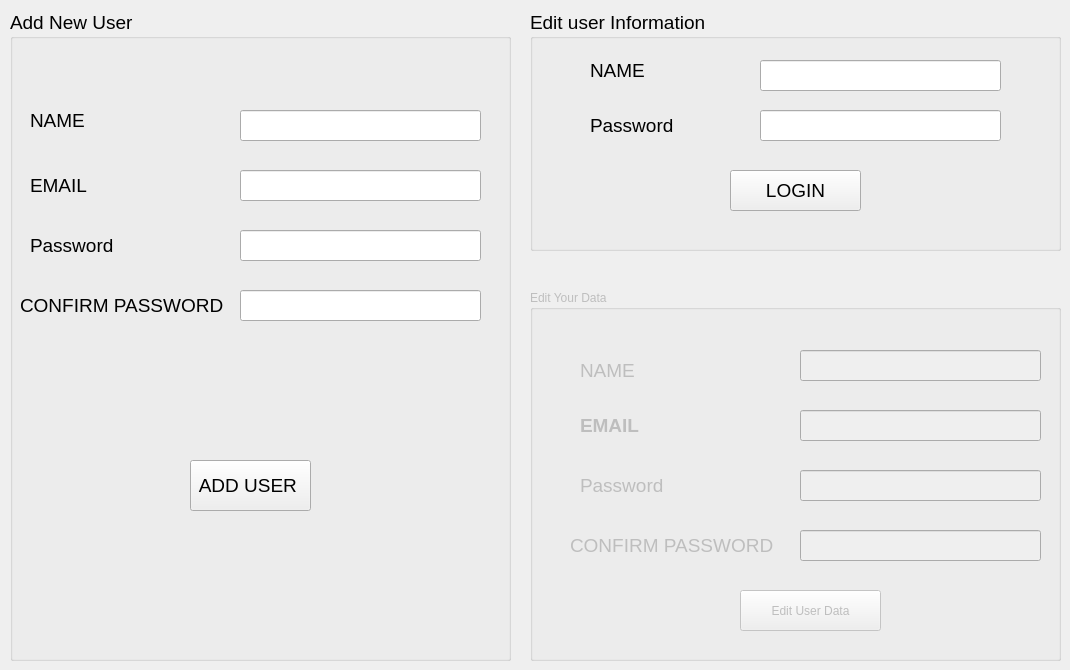
    <widget class="QWidget" name="tab_3">
     <attribute name="title">
      <string>Page</string>
     </attribute>
     <widget class="QGroupBox" name="groupBox">
      <property name="geometry">
       <rect>
        <x>10</x>
        <y>10</y>
        <width>501</width>
        <height>651</height>
       </rect>
      </property>
      <property name="font">
       <font>
        <family>Segoe UI</family>
        <pointsize>14</pointsize>
       </font>
      </property>
      <property name="title">
       <string>Add New User</string>
      </property>
      <widget class="QLabel" name="label_22">
       <property name="geometry">
        <rect>
         <x>20</x>
         <y>90</y>
         <width>91</width>
         <height>41</height>
        </rect>
       </property>
       <property name="font">
        <font>
         <family>Segoe UI</family>
         <pointsize>14</pointsize>
        </font>
       </property>
       <property name="text">
        <string>NAME</string>
       </property>
      </widget>
      <widget class="QLabel" name="label_23">
       <property name="geometry">
        <rect>
         <x>20</x>
         <y>160</y>
         <width>71</width>
         <height>31</height>
        </rect>
       </property>
       <property name="font">
        <font>
         <family>Segoe UI</family>
         <pointsize>14</pointsize>
        </font>
       </property>
       <property name="text">
        <string>EMAIL</string>
       </property>
      </widget>
      <widget class="QLabel" name="label_24">
       <property name="geometry">
        <rect>
         <x>20</x>
         <y>220</y>
         <width>101</width>
         <height>31</height>
        </rect>
       </property>
       <property name="font">
        <font>
         <family>Segoe UI</family>
         <pointsize>14</pointsize>
        </font>
       </property>
       <property name="text">
        <string>Password </string>
       </property>
      </widget>
      <widget class="QLabel" name="label_25">
       <property name="geometry">
        <rect>
         <x>10</x>
         <y>280</y>
         <width>211</width>
         <height>31</height>
        </rect>
       </property>
       <property name="font">
        <font>
         <pointsize>14</pointsize>
        </font>
       </property>
       <property name="text">
        <string>CONFIRM PASSWORD</string>
       </property>
      </widget>
      <widget class="QLineEdit" name="lineEdit_12">
       <property name="geometry">
        <rect>
         <x>230</x>
         <y>100</y>
         <width>241</width>
         <height>31</height>
        </rect>
       </property>
       <property name="text">
        <string/>
       </property>
      </widget>
      <widget class="QLineEdit" name="lineEdit_13">
       <property name="geometry">
        <rect>
         <x>230</x>
         <y>160</y>
         <width>241</width>
         <height>31</height>
        </rect>
       </property>
      </widget>
      <widget class="QLineEdit" name="lineEdit_14">
       <property name="geometry">
        <rect>
         <x>230</x>
         <y>220</y>
         <width>241</width>
         <height>31</height>
        </rect>
       </property>
       <property name="text">
        <string/>
       </property>
       <property name="echoMode">
        <enum>QLineEdit::Password</enum>
       </property>
      </widget>
      <widget class="QLineEdit" name="lineEdit_15">
       <property name="geometry">
        <rect>
         <x>230</x>
         <y>280</y>
         <width>241</width>
         <height>31</height>
        </rect>
       </property>
       <property name="echoMode">
        <enum>QLineEdit::Password</enum>
       </property>
      </widget>
      <widget class="QPushButton" name="pushButton_12">
       <property name="geometry">
        <rect>
         <x>180</x>
         <y>450</y>
         <width>121</width>
         <height>51</height>
        </rect>
       </property>
       <property name="text">
        <string>ADD USER </string>
       </property>
      </widget>
      <widget class="QLabel" name="label_9">
       <property name="geometry">
        <rect>
         <x>100</x>
         <y>350</y>
         <width>301</width>
         <height>31</height>
        </rect>
       </property>
       <property name="text">
        <string/>
       </property>
      </widget>
     </widget>
     <widget class="QGroupBox" name="groupBox_3">
      <property name="geometry">
       <rect>
        <x>530</x>
        <y>10</y>
        <width>531</width>
        <height>241</height>
       </rect>
      </property>
      <property name="font">
       <font>
        <family>Segoe UI</family>
        <pointsize>14</pointsize>
       </font>
      </property>
      <property name="title">
       <string>Edit user Information </string>
      </property>
      <widget class="QLabel" name="label_34">
       <property name="geometry">
        <rect>
         <x>60</x>
         <y>40</y>
         <width>91</width>
         <height>41</height>
        </rect>
       </property>
       <property name="font">
        <font>
         <family>Segoe UI</family>
         <pointsize>14</pointsize>
        </font>
       </property>
       <property name="text">
        <string>NAME</string>
       </property>
      </widget>
      <widget class="QLineEdit" name="lineEdit_24">
       <property name="geometry">
        <rect>
         <x>230</x>
         <y>100</y>
         <width>241</width>
         <height>31</height>
        </rect>
       </property>
       <property name="echoMode">
        <enum>QLineEdit::Password</enum>
       </property>
      </widget>
      <widget class="QLineEdit" name="lineEdit_25">
       <property name="geometry">
        <rect>
         <x>230</x>
         <y>50</y>
         <width>241</width>
         <height>31</height>
        </rect>
       </property>
       <property name="text">
        <string/>
       </property>
      </widget>
      <widget class="QLabel" name="label_35">
       <property name="geometry">
        <rect>
         <x>60</x>
         <y>100</y>
         <width>101</width>
         <height>31</height>
        </rect>
       </property>
       <property name="font">
        <font>
         <family>Segoe UI</family>
         <pointsize>14</pointsize>
        </font>
       </property>
       <property name="text">
        <string>Password </string>
       </property>
      </widget>
      <widget class="QPushButton" name="pushButton_15">
       <property name="geometry">
        <rect>
         <x>200</x>
         <y>160</y>
         <width>131</width>
         <height>41</height>
        </rect>
       </property>
       <property name="text">
        <string>LOGIN</string>
       </property>
      </widget>
     </widget>
     <widget class="QGroupBox" name="groupBox_4">
      <property name="enabled">
       <bool>false</bool>
      </property>
      <property name="geometry">
       <rect>
        <x>530</x>
        <y>290</y>
        <width>531</width>
        <height>371</height>
       </rect>
      </property>
      <property name="title">
       <string>Edit Your Data</string>
      </property>
      <widget class="QLineEdit" name="lineEdit_30">
       <property name="geometry">
        <rect>
         <x>270</x>
         <y>180</y>
         <width>241</width>
         <height>31</height>
        </rect>
       </property>
       <property name="echoMode">
        <enum>QLineEdit::Password</enum>
       </property>
      </widget>
      <widget class="QLineEdit" name="lineEdit_28">
       <property name="geometry">
        <rect>
         <x>270</x>
         <y>120</y>
         <width>241</width>
         <height>31</height>
        </rect>
       </property>
      </widget>
      <widget class="QLabel" name="label_41">
       <property name="geometry">
        <rect>
         <x>50</x>
         <y>180</y>
         <width>101</width>
         <height>31</height>
        </rect>
       </property>
       <property name="font">
        <font>
         <family>Segoe UI</family>
         <pointsize>14</pointsize>
        </font>
       </property>
       <property name="text">
        <string>Password </string>
       </property>
      </widget>
      <widget class="QLabel" name="label_36">
       <property name="geometry">
        <rect>
         <x>50</x>
         <y>60</y>
         <width>91</width>
         <height>41</height>
        </rect>
       </property>
       <property name="font">
        <font>
         <family>Segoe UI</family>
         <pointsize>14</pointsize>
        </font>
       </property>
       <property name="text">
        <string>NAME</string>
       </property>
      </widget>
      <widget class="QLineEdit" name="lineEdit_31">
       <property name="geometry">
        <rect>
         <x>270</x>
         <y>60</y>
         <width>241</width>
         <height>31</height>
        </rect>
       </property>
       <property name="text">
        <string/>
       </property>
      </widget>
      <widget class="QLabel" name="label_39">
       <property name="geometry">
        <rect>
         <x>40</x>
         <y>240</y>
         <width>211</width>
         <height>31</height>
        </rect>
       </property>
       <property name="font">
        <font>
         <family>Segoe UI</family>
         <pointsize>14</pointsize>
        </font>
       </property>
       <property name="text">
        <string>CONFIRM PASSWORD</string>
       </property>
      </widget>
      <widget class="QLineEdit" name="lineEdit_29">
       <property name="geometry">
        <rect>
         <x>270</x>
         <y>240</y>
         <width>241</width>
         <height>31</height>
        </rect>
       </property>
       <property name="echoMode">
        <enum>QLineEdit::Password</enum>
       </property>
      </widget>
      <widget class="QPushButton" name="pushButton_17">
       <property name="geometry">
        <rect>
         <x>210</x>
         <y>300</y>
         <width>141</width>
         <height>41</height>
        </rect>
       </property>
       <property name="text">
        <string>Edit User Data</string>
       </property>
      </widget>
      <widget class="QLabel" name="label_40">
       <property name="geometry">
        <rect>
         <x>50</x>
         <y>120</y>
         <width>71</width>
         <height>31</height>
        </rect>
       </property>
       <property name="font">
        <font>
         <family>Segoe UI</family>
         <pointsize>14</pointsize>
         <weight>75</weight>
         <bold>true</bold>
        </font>
       </property>
       <property name="text">
        <string>EMAIL</string>
       </property>
      </widget>
     </widget>
    </widget>
